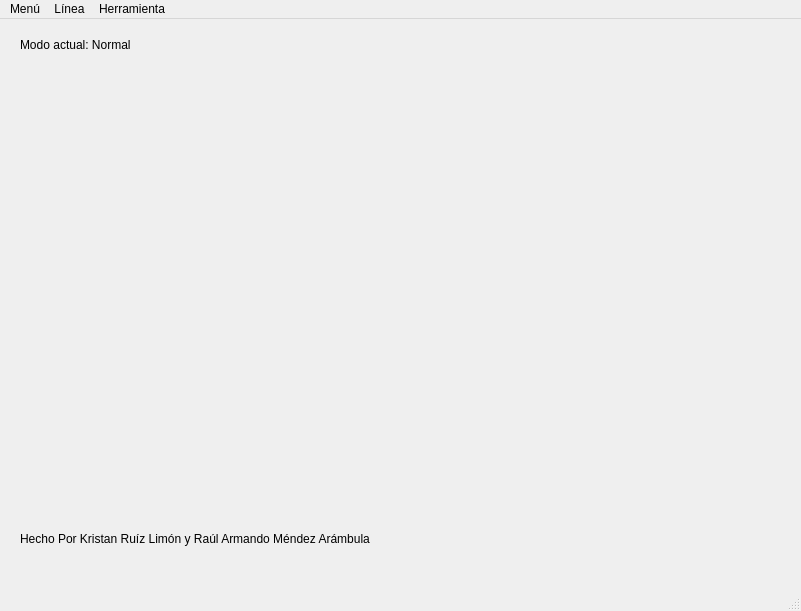
<?xml version="1.0" encoding="UTF-8"?>
<ui version="4.0">
 <class>MainWindow</class>
 <widget class="QMainWindow" name="MainWindow">
  <property name="geometry">
   <rect>
    <x>0</x>
    <y>0</y>
    <width>801</width>
    <height>611</height>
   </rect>
  </property>
  <property name="windowTitle">
   <string>TecPainter</string>
  </property>
  <property name="styleSheet">
   <string notr="true">color: black;</string>
  </property>
  <widget class="QWidget" name="centralwidget">
   <property name="enabled">
    <bool>true</bool>
   </property>
   <widget class="QLabel" name="label_2">
    <property name="geometry">
     <rect>
      <x>20</x>
      <y>510</y>
      <width>361</width>
      <height>20</height>
     </rect>
    </property>
    <property name="text">
     <string>Hecho Por Kristan Ruíz Limón y Raúl Armando Méndez Arámbula</string>
    </property>
   </widget>
   <widget class="QLabel" name="modo_actual">
    <property name="geometry">
     <rect>
      <x>20</x>
      <y>10</y>
      <width>201</width>
      <height>31</height>
     </rect>
    </property>
    <property name="text">
     <string>Modo actual: Normal</string>
    </property>
   </widget>
  </widget>
  <widget class="QMenuBar" name="menubar">
   <property name="geometry">
    <rect>
     <x>0</x>
     <y>0</y>
     <width>801</width>
     <height>25</height>
    </rect>
   </property>
   <widget class="QMenu" name="menuMen">
    <property name="title">
     <string>Menú</string>
    </property>
    <addaction name="actionLeer"/>
    <addaction name="actionGuardar"/>
   </widget>
   <widget class="QMenu" name="menuL_nea">
    <property name="title">
     <string>Línea</string>
    </property>
    <addaction name="actionNormal"/>
    <addaction name="actionInterlineado"/>
   </widget>
   <widget class="QMenu" name="menuHerramienta">
    <property name="title">
     <string>Herramienta</string>
    </property>
    <addaction name="actionDibujar"/>
    <addaction name="actionTrasladar"/>
    <addaction name="actionRotar"/>
    <addaction name="actionEscalar"/>
    <addaction name="actionEspejo_Reflejar"/>
    <addaction name="actionEscalar_c_direccion_arbr"/>
   </widget>
   <addaction name="menuMen"/>
   <addaction name="menuL_nea"/>
   <addaction name="menuHerramienta"/>
  </widget>
  <widget class="QStatusBar" name="statusbar"/>
  <action name="actionGuardar">
   <property name="icon">
    <iconset theme="QIcon::ThemeIcon::DocumentSave"/>
   </property>
   <property name="text">
    <string>Guardar</string>
   </property>
  </action>
  <action name="actionCargar">
   <property name="text">
    <string>Cargar</string>
   </property>
  </action>
  <action name="actionLeer">
   <property name="icon">
    <iconset theme="QIcon::ThemeIcon::EditFind"/>
   </property>
   <property name="text">
    <string>Leer</string>
   </property>
  </action>
  <action name="actionNormal">
   <property name="text">
    <string>Normal</string>
   </property>
  </action>
  <action name="actionInterlineado">
   <property name="text">
    <string>Interlineado</string>
   </property>
  </action>
  <action name="actionDibujar">
   <property name="text">
    <string>Dibujar</string>
   </property>
   <property name="toolTip">
    <string>A</string>
   </property>
   <property name="shortcut">
    <string>A</string>
   </property>
   <property name="menuRole">
    <enum>QAction::MenuRole::AboutQtRole</enum>
   </property>
  </action>
  <action name="actionTrasladar">
   <property name="text">
    <string>Trasladar</string>
   </property>
   <property name="shortcut">
    <string>T</string>
   </property>
  </action>
  <action name="actionRotar">
   <property name="text">
    <string>Rotar</string>
   </property>
   <property name="shortcut">
    <string>R</string>
   </property>
  </action>
  <action name="actionEscalar">
   <property name="text">
    <string>Escalar</string>
   </property>
   <property name="shortcut">
    <string>E</string>
   </property>
  </action>
  <action name="actionEspejo_Reflejar">
   <property name="text">
    <string>Espejo/Reflejar</string>
   </property>
  </action>
  <action name="actionEscalar_c_direccion_arbr">
   <property name="text">
    <string>Escalar c/direccion arbr.</string>
   </property>
  </action>
 </widget>
 <resources/>
 <connections/>
</ui>
